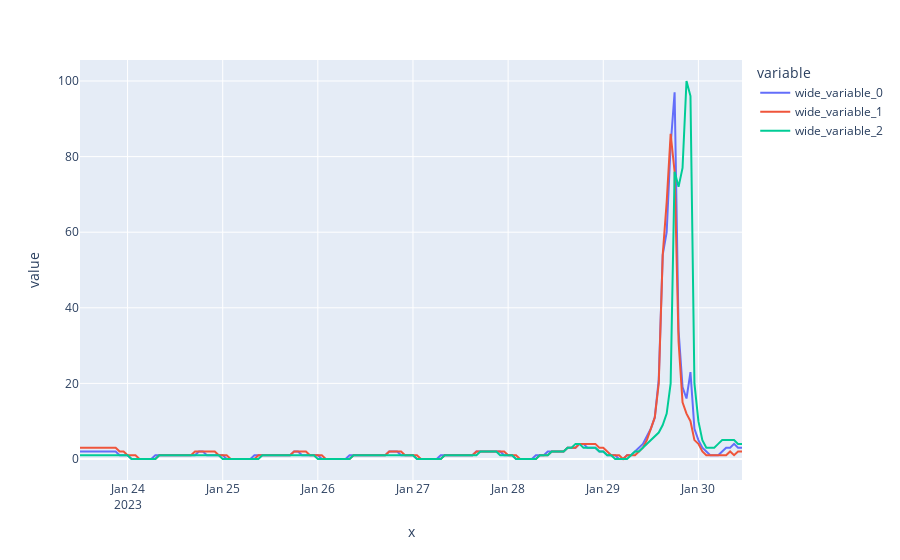

Source (notebook cell):
### Markdown cell above
### Google Trend Numbers
Understanding the numbers Indexing: Google Trends data is pulled from a random, unbiased sample of Google searches, which means we don't have exact numbers for any terms or topics. In order to give a value to terms, we index data from 1-100, where 100 is the maximum search interest for the time and location selected.

### Code cell
# Plotly is another plotting library callable from Python
# It is best used when you want interactive plots
import plotly.express as px

Eagles = Gtrend["Philadelphia Eagles: (Worldwide)"]
SanFran = Gtrend["San Francisco 49ers: (Worldwide)"]
Chiefs = Gtrend["Kansas City Chiefs: (Worldwide)"]
date = Gtrend["Time"].astype('datetime64[s]') # Using the retyping of the column which is a nump array
fig = px.line(x=date, y=[Eagles, SanFran, Chiefs])

fig.show()

### Figure 1 — Plotly figure (JSON) as saved in the notebook; plotly's stock layout.template omitted (floating-point values rounded to 4 significant figures; data arrays with more than 128 entries replaced by an {"elided": "..."} marker saying what was removed)
{"data": [{"hovertemplate": "variable=wide_variable_0<br>x=%{x}<br>value=%{y}<extra></extra>", "legendgroup": "wide_variable_0", "line": {"color": "#636efa", "dash": "solid"}, "marker": {"symbol": "circle"}, "mode": "lines", "name": "wide_variable_0", "orientation": "v", "showlegend": true, "type": "scatter", "x": {"elided": "168 str values"}, "xaxis": "x", "y": {"elided": "168 int values"}, "yaxis": "y"}, {"hovertemplate": "variable=wide_variable_1<br>x=%{x}<br>value=%{y}<extra></extra>", "legendgroup": "wide_variable_1", "line": {"color": "#EF553B", "dash": "solid"}, "marker": {"symbol": "circle"}, "mode": "lines", "name": "wide_variable_1", "orientation": "v", "showlegend": true, "type": "scatter", "x": {"elided": "168 str values"}, "xaxis": "x", "y": {"elided": "168 int values"}, "yaxis": "y"}, {"hovertemplate": "variable=wide_variable_2<br>x=%{x}<br>value=%{y}<extra></extra>", "legendgroup": "wide_variable_2", "line": {"color": "#00cc96", "dash": "solid"}, "marker": {"symbol": "circle"}, "mode": "lines", "name": "wide_variable_2", "orientation": "v", "showlegend": true, "type": "scatter", "x": {"elided": "168 str values"}, "xaxis": "x", "y": {"elided": "168 int values"}, "yaxis": "y"}], "layout": {"autosize": true, "legend": {"title": {"text": "variable"}, "tracegroupgap": 0}, "margin": {"t": 60}, "xaxis": {"anchor": "y", "autorange": true, "domain": [0, 1], "range": ["2023-01-23 12:00", "2023-01-30 11:00"], "title": {"text": "x"}, "type": "date"}, "yaxis": {"anchor": "x", "autorange": true, "domain": [0, 1], "range": [-5.556, 105.6], "title": {"text": "value"}, "type": "linear"}}}
